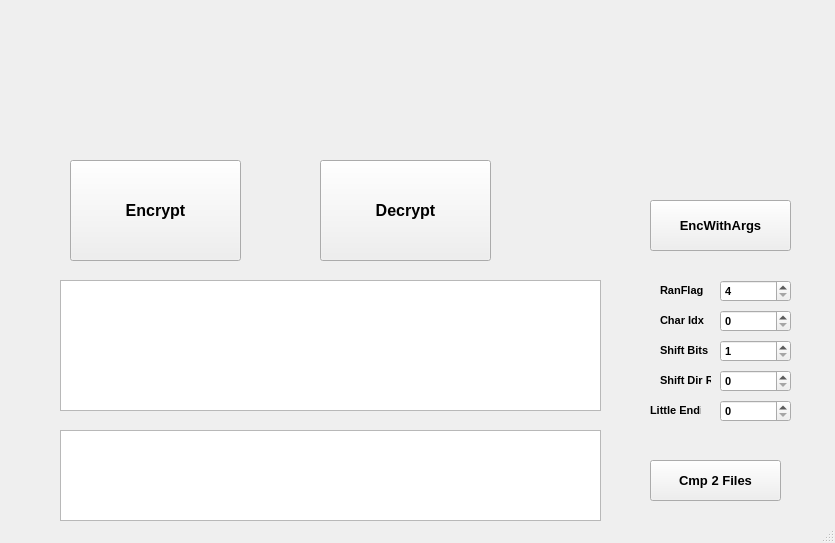
<?xml version="1.0" encoding="UTF-8"?>
<ui version="4.0">
 <class>MainWindow</class>
 <widget class="QMainWindow" name="MainWindow">
  <property name="geometry">
   <rect>
    <x>0</x>
    <y>0</y>
    <width>835</width>
    <height>543</height>
   </rect>
  </property>
  <property name="windowTitle">
   <string>Fn 4 Dirs</string>
  </property>
  <widget class="QWidget" name="centralwidget">
   <widget class="QPushButton" name="encBtn">
    <property name="geometry">
     <rect>
      <x>70</x>
      <y>160</y>
      <width>171</width>
      <height>101</height>
     </rect>
    </property>
    <property name="font">
     <font>
      <family>Arial</family>
      <pointsize>12</pointsize>
      <weight>75</weight>
      <bold>true</bold>
     </font>
    </property>
    <property name="text">
     <string>Encrypt</string>
    </property>
   </widget>
   <widget class="QPushButton" name="decBtn">
    <property name="geometry">
     <rect>
      <x>320</x>
      <y>160</y>
      <width>171</width>
      <height>101</height>
     </rect>
    </property>
    <property name="font">
     <font>
      <family>Arial</family>
      <pointsize>12</pointsize>
      <weight>75</weight>
      <bold>true</bold>
     </font>
    </property>
    <property name="text">
     <string>Decrypt</string>
    </property>
   </widget>
   <widget class="QPlainTextEdit" name="filePathWnd">
    <property name="geometry">
     <rect>
      <x>60</x>
      <y>280</y>
      <width>541</width>
      <height>131</height>
     </rect>
    </property>
   </widget>
   <widget class="QPlainTextEdit" name="logWnd">
    <property name="geometry">
     <rect>
      <x>60</x>
      <y>430</y>
      <width>541</width>
      <height>91</height>
     </rect>
    </property>
   </widget>
   <widget class="QSpinBox" name="spinBox">
    <property name="geometry">
     <rect>
      <x>720</x>
      <y>280</y>
      <width>71</width>
      <height>22</height>
     </rect>
    </property>
    <property name="font">
     <font>
      <family>Arial</family>
      <pointsize>8</pointsize>
      <weight>75</weight>
      <bold>true</bold>
     </font>
    </property>
    <property name="minimum">
     <number>4</number>
    </property>
    <property name="maximum">
     <number>6</number>
    </property>
   </widget>
   <widget class="QLabel" name="label">
    <property name="geometry">
     <rect>
      <x>660</x>
      <y>280</y>
      <width>51</width>
      <height>21</height>
     </rect>
    </property>
    <property name="font">
     <font>
      <family>Arial</family>
      <pointsize>8</pointsize>
      <weight>75</weight>
      <bold>true</bold>
     </font>
    </property>
    <property name="text">
     <string>RanFlag</string>
    </property>
   </widget>
   <widget class="QSpinBox" name="spinBox_2">
    <property name="geometry">
     <rect>
      <x>720</x>
      <y>310</y>
      <width>71</width>
      <height>22</height>
     </rect>
    </property>
    <property name="font">
     <font>
      <family>Arial</family>
      <pointsize>8</pointsize>
      <weight>75</weight>
      <bold>true</bold>
     </font>
    </property>
    <property name="minimum">
     <number>0</number>
    </property>
    <property name="maximum">
     <number>5</number>
    </property>
    <property name="value">
     <number>0</number>
    </property>
   </widget>
   <widget class="QLabel" name="label_2">
    <property name="geometry">
     <rect>
      <x>660</x>
      <y>310</y>
      <width>51</width>
      <height>21</height>
     </rect>
    </property>
    <property name="font">
     <font>
      <family>Arial</family>
      <pointsize>8</pointsize>
      <weight>75</weight>
      <bold>true</bold>
     </font>
    </property>
    <property name="text">
     <string>Char Idx</string>
    </property>
   </widget>
   <widget class="QSpinBox" name="spinBox_3">
    <property name="geometry">
     <rect>
      <x>720</x>
      <y>340</y>
      <width>71</width>
      <height>22</height>
     </rect>
    </property>
    <property name="font">
     <font>
      <family>Arial</family>
      <pointsize>8</pointsize>
      <weight>75</weight>
      <bold>true</bold>
     </font>
    </property>
    <property name="minimum">
     <number>1</number>
    </property>
    <property name="maximum">
     <number>7</number>
    </property>
    <property name="value">
     <number>1</number>
    </property>
   </widget>
   <widget class="QLabel" name="label_3">
    <property name="geometry">
     <rect>
      <x>660</x>
      <y>340</y>
      <width>51</width>
      <height>21</height>
     </rect>
    </property>
    <property name="font">
     <font>
      <family>Arial</family>
      <pointsize>8</pointsize>
      <weight>75</weight>
      <bold>true</bold>
     </font>
    </property>
    <property name="text">
     <string>Shift Bits</string>
    </property>
   </widget>
   <widget class="QLabel" name="label_4">
    <property name="geometry">
     <rect>
      <x>660</x>
      <y>370</y>
      <width>51</width>
      <height>21</height>
     </rect>
    </property>
    <property name="font">
     <font>
      <family>Arial</family>
      <pointsize>8</pointsize>
      <weight>75</weight>
      <bold>true</bold>
     </font>
    </property>
    <property name="text">
     <string>Shift Dir R</string>
    </property>
   </widget>
   <widget class="QSpinBox" name="spinBox_4">
    <property name="geometry">
     <rect>
      <x>720</x>
      <y>370</y>
      <width>71</width>
      <height>22</height>
     </rect>
    </property>
    <property name="font">
     <font>
      <family>Arial</family>
      <pointsize>8</pointsize>
      <weight>75</weight>
      <bold>true</bold>
     </font>
    </property>
    <property name="minimum">
     <number>0</number>
    </property>
    <property name="maximum">
     <number>1</number>
    </property>
    <property name="value">
     <number>0</number>
    </property>
   </widget>
   <widget class="QSpinBox" name="spinBox_5">
    <property name="geometry">
     <rect>
      <x>720</x>
      <y>400</y>
      <width>71</width>
      <height>22</height>
     </rect>
    </property>
    <property name="font">
     <font>
      <family>Arial</family>
      <pointsize>8</pointsize>
      <weight>75</weight>
      <bold>true</bold>
     </font>
    </property>
    <property name="minimum">
     <number>0</number>
    </property>
    <property name="maximum">
     <number>1</number>
    </property>
    <property name="value">
     <number>0</number>
    </property>
   </widget>
   <widget class="QLabel" name="label_5">
    <property name="geometry">
     <rect>
      <x>650</x>
      <y>400</y>
      <width>51</width>
      <height>21</height>
     </rect>
    </property>
    <property name="font">
     <font>
      <family>Arial</family>
      <pointsize>8</pointsize>
      <weight>75</weight>
      <bold>true</bold>
     </font>
    </property>
    <property name="text">
     <string>Little Endian</string>
    </property>
   </widget>
   <widget class="QPushButton" name="encWithArgsBtn">
    <property name="geometry">
     <rect>
      <x>650</x>
      <y>200</y>
      <width>141</width>
      <height>51</height>
     </rect>
    </property>
    <property name="font">
     <font>
      <family>Arial</family>
      <pointsize>10</pointsize>
      <weight>75</weight>
      <bold>true</bold>
     </font>
    </property>
    <property name="text">
     <string>EncWithArgs</string>
    </property>
   </widget>
   <widget class="QPushButton" name="cmp2FilesBtn">
    <property name="geometry">
     <rect>
      <x>650</x>
      <y>460</y>
      <width>131</width>
      <height>41</height>
     </rect>
    </property>
    <property name="font">
     <font>
      <family>Arial</family>
      <pointsize>10</pointsize>
      <weight>75</weight>
      <bold>true</bold>
     </font>
    </property>
    <property name="text">
     <string>Cmp 2 Files</string>
    </property>
   </widget>
  </widget>
  <widget class="QStatusBar" name="statusbar"/>
 </widget>
 <resources/>
 <connections/>
</ui>
